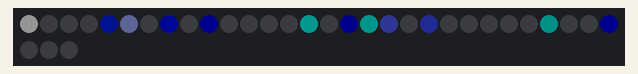
This sketch was run on a simulated Arduino Uno, built with avr-gcc and run on an emulated ATmega328P. On the bench: 33 RGB LEDs in strip order, left to right, continuing on the next row. Dim RGB values are drawn brighter than linear; random numbers use the default seed unless the sketch sets one.

Above: at 1.45 s.
At 5.95 s:
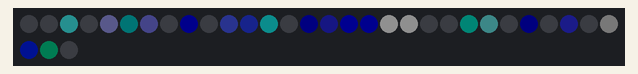
At 10.76 s:
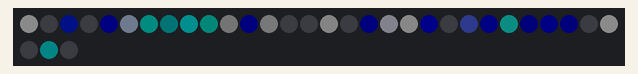
At 20.37 s:
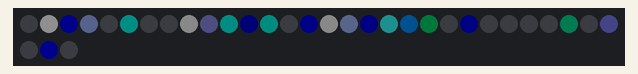
At 29.98 s:
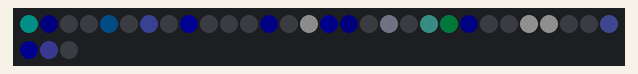
At 39.59 s:
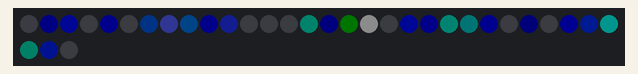

The sketch:

LED_glasses_V0.ino
```cpp
/*
   Created on     :   Juin 26, 2023
   Last Update    :   Juin 29, 2023

   Program Name   :
   Program File   :   LED_glasses_V0.ino
   Author         :   Giuseppe Lomonaco

   For            :   5@8 Génie: St-Jean-Baptiste
   Github         :   https://github.com/Giuseppe-Joey/project_Flag_St_Jean

   Program Description  :
   This project is based on the FASTLed Library for Arduino and it is used to
   controll leds on a 32 leds glasses pair

*/


#include <FastLED.h>

#define LED_TYPE        WS2812B
#define COLOR_ORDER     GRB
#define DATA_PIN        3
#define NUM_LEDS        33

unsigned long n_milliseconds = 20;
uint8_t brightness = 50;

// creating the led array
CRGB leds[NUM_LEDS];


DEFINE_GRADIENT_PALETTE( stjean_gp )  {
    0,    0,  255,    245,        //Cyan
   46,    0,   21,    255,        //dark blue
  179,  255,  255,    255,        //white
  255,    0,  255,    245,        //Cyan
};

// creating palettes
CRGBPalette16 stJean_palette = stjean_gp;


// ////////////////////////////////////////////////////////////////////////////////////////////////////
void setup() {

    Serial.begin(57600);

    FastLED.setMaxPowerInVoltsAndMilliamps(5, 25);
    FastLED.addLeds<LED_TYPE, DATA_PIN, COLOR_ORDER>(leds, NUM_LEDS);
    FastLED.setBrightness(brightness);
    FastLED.setCorrection(UncorrectedColor);
    FastLED.setTemperature(DirectSunlight);

    delay(1000);
}


// /////////////////////////////////////////////////////////////////////////////////////////////////////
void loop() {


    EVERY_N_MILLISECONDS(n_milliseconds)  {
      // switch on an LED at random, choosing a random color from the palette
      leds[random8(0, NUM_LEDS - 1)] = ColorFromPalette(stJean_palette, random8(), 255, LINEARBLEND);
    }

    // Fade all LEDS down by 1 in brightness each time this is called
    fadeToBlackBy(leds, NUM_LEDS, 1);


    FastLED.show();
}
```
